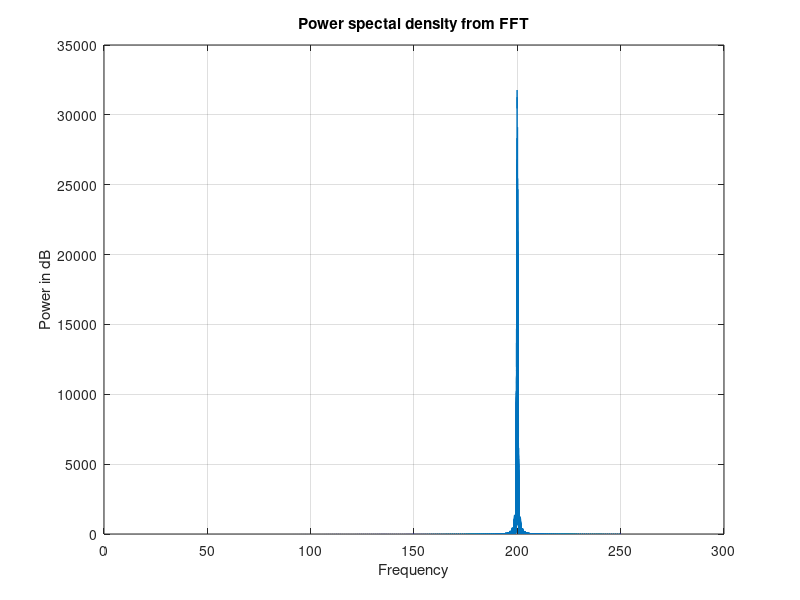

MATLAB code to generate this figure:
close all
clear
clc

N = 10^4; % No.of symbols
M = 16; % Contellation size
k = log2(M); % No. of bits

T = 1; % Time observed
fs = 5*10^2; % Sampling freq
t = 0:1/fs:(T-1/fs);
fc = 200; % Carrier Frequency

% Mapping for binary <--> Gray code conversion
ref = 0:M-1;
map = bitxor(ref,floor(ref/2));
[~,ind] = sort(map);

ipBit = rand(1,N*k)>0.5; % random 1's and 0's
bin2DecMatrix = ones(N,1)*(2.^((k-1):-1:0)) ; % conversion from binary to decimal
ipBitReshape =  reshape(ipBit,k,N).'; % grouping to N symbols having k bits each
ipGray = sum(ipBitReshape.*bin2DecMatrix,2).'; % decimal to binary

% Gray coded constellation mapping
ipDec = ind(ipGray+1)-1; % bit group to constellation point
ipPhase = (ipDec*2*pi/M)'; % conversion to phase

sm = cos(ipPhase)*cos(2*pi*fc*t) - sin(ipPhase)*sin(2*pi*fc*t);
smt = sm';
fsm = smt(:);
msm = mean(sm);

p = abs(fft((fsm)))*2/fs;
psd = (p(1:fs*N/2).^2)';
psd1 = [0 psd];
psd2 = [0 0 psd];
psd3 = [0 0 0 psd];
psd4 = [0 0 0 0 psd];

% moving average
psdn = [0.2*psd 0 0 0 0] + [0.2*psd1 0 0 0] + [0.2*psd2 0 0] + [0.2*psd3 0] + 0.2*psd4;

f = (0:fs*N/2+3)/N;
plot(f, psdn);
grid on
% axis([190 210 0.5 10^5])
title('Power spectal density from FFT')
xlabel('Frequency')
ylabel('Power in dB')